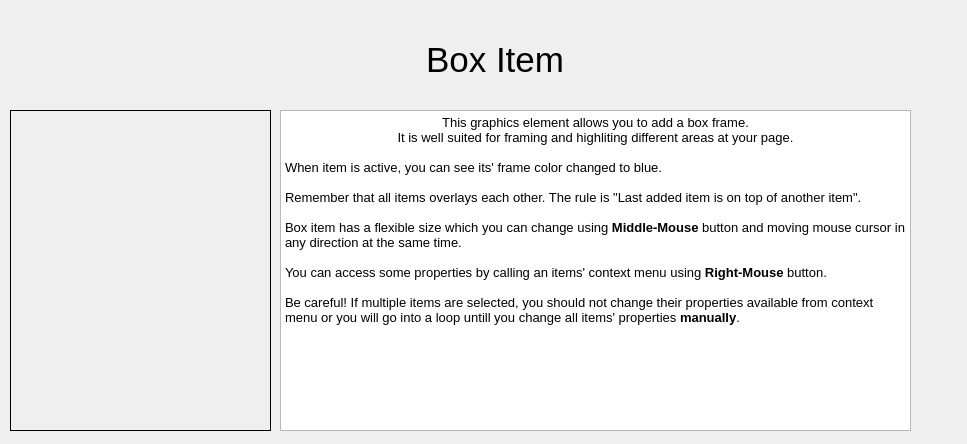
<?xml version="1.0" encoding="UTF-8"?>
<ui version="4.0">
 <class>WizardPage</class>
 <widget class="QWizardPage" name="WizardPage">
  <property name="geometry">
   <rect>
    <x>0</x>
    <y>0</y>
    <width>967</width>
    <height>444</height>
   </rect>
  </property>
  <property name="minimumSize">
   <size>
    <width>967</width>
    <height>444</height>
   </size>
  </property>
  <property name="baseSize">
   <size>
    <width>967</width>
    <height>444</height>
   </size>
  </property>
  <property name="windowTitle">
   <string>Introduction tutorial</string>
  </property>
  <property name="locale">
   <locale language="English" country="UnitedStates"/>
  </property>
  <widget class="QWidget" name="verticalLayoutWidget">
   <property name="geometry">
    <rect>
     <x>20</x>
     <y>20</y>
     <width>951</width>
     <height>80</height>
    </rect>
   </property>
   <layout class="QVBoxLayout" name="verticalLayout">
    <item alignment="Qt::AlignHCenter|Qt::AlignVCenter">
     <widget class="QLabel" name="label_17">
      <property name="font">
       <font>
        <pointsize>26</pointsize>
       </font>
      </property>
      <property name="text">
       <string>Box Item</string>
      </property>
     </widget>
    </item>
   </layout>
  </widget>
  <widget class="QWidget" name="gridLayoutWidget">
   <property name="geometry">
    <rect>
     <x>280</x>
     <y>110</y>
     <width>631</width>
     <height>321</height>
    </rect>
   </property>
   <layout class="QGridLayout" name="gridLayout">
    <item row="0" column="1">
     <widget class="QTextBrowser" name="textBrowser">
      <property name="html">
       <string>&lt;!DOCTYPE HTML PUBLIC &quot;-//W3C//DTD HTML 4.0//EN&quot; &quot;http://www.w3.org/TR/REC-html40/strict.dtd&quot;&gt;
&lt;html&gt;&lt;head&gt;&lt;meta name=&quot;qrichtext&quot; content=&quot;1&quot; /&gt;&lt;style type=&quot;text/css&quot;&gt;
p, li { white-space: pre-wrap; }
&lt;/style&gt;&lt;/head&gt;&lt;body style=&quot; font-family:'Noto Sans'; font-size:10pt; font-weight:400; font-style:normal;&quot;&gt;
&lt;p align=&quot;center&quot; style=&quot; margin-top:0px; margin-bottom:0px; margin-left:0px; margin-right:0px; -qt-block-indent:0; text-indent:0px;&quot;&gt;This graphics element allows you to add a box frame.&lt;/p&gt;
&lt;p align=&quot;center&quot; style=&quot; margin-top:0px; margin-bottom:0px; margin-left:0px; margin-right:0px; -qt-block-indent:0; text-indent:0px;&quot;&gt;It is well suited for framing and highliting different areas at your page.&lt;/p&gt;
&lt;p align=&quot;center&quot; style=&quot;-qt-paragraph-type:empty; margin-top:0px; margin-bottom:0px; margin-left:0px; margin-right:0px; -qt-block-indent:0; text-indent:0px;&quot;&gt;&lt;br /&gt;&lt;/p&gt;
&lt;p style=&quot; margin-top:0px; margin-bottom:0px; margin-left:0px; margin-right:0px; -qt-block-indent:0; text-indent:0px;&quot;&gt;When item is active, you can see its' frame color changed to blue.&lt;/p&gt;
&lt;p style=&quot;-qt-paragraph-type:empty; margin-top:0px; margin-bottom:0px; margin-left:0px; margin-right:0px; -qt-block-indent:0; text-indent:0px;&quot;&gt;&lt;br /&gt;&lt;/p&gt;
&lt;p style=&quot; margin-top:0px; margin-bottom:0px; margin-left:0px; margin-right:0px; -qt-block-indent:0; text-indent:0px;&quot;&gt;Remember that all items overlays each other. The rule is &amp;quot;Last added item is on top of another item&amp;quot;.&lt;/p&gt;
&lt;p style=&quot;-qt-paragraph-type:empty; margin-top:0px; margin-bottom:0px; margin-left:0px; margin-right:0px; -qt-block-indent:0; text-indent:0px;&quot;&gt;&lt;br /&gt;&lt;/p&gt;
&lt;p style=&quot; margin-top:0px; margin-bottom:0px; margin-left:0px; margin-right:0px; -qt-block-indent:0; text-indent:0px;&quot;&gt;Box item has a flexible size which you can change using &lt;span style=&quot; font-weight:600;&quot;&gt;Middle-Mouse&lt;/span&gt; button and moving mouse cursor in any direction at the same time.&lt;/p&gt;
&lt;p style=&quot;-qt-paragraph-type:empty; margin-top:0px; margin-bottom:0px; margin-left:0px; margin-right:0px; -qt-block-indent:0; text-indent:0px;&quot;&gt;&lt;br /&gt;&lt;/p&gt;
&lt;p style=&quot; margin-top:0px; margin-bottom:0px; margin-left:0px; margin-right:0px; -qt-block-indent:0; text-indent:0px;&quot;&gt;You can access some properties by calling an items' context menu using &lt;span style=&quot; font-weight:600;&quot;&gt;Right-Mouse &lt;/span&gt;button.&lt;/p&gt;
&lt;p style=&quot;-qt-paragraph-type:empty; margin-top:0px; margin-bottom:0px; margin-left:0px; margin-right:0px; -qt-block-indent:0; text-indent:0px;&quot;&gt;&lt;br /&gt;&lt;/p&gt;
&lt;p style=&quot; margin-top:0px; margin-bottom:0px; margin-left:0px; margin-right:0px; -qt-block-indent:0; text-indent:0px;&quot;&gt;Be careful! If multiple items are selected, you should not change their properties available from context menu or you will go into a loop untill you change all items' properties &lt;span style=&quot; font-weight:600;&quot;&gt;manually&lt;/span&gt;.&lt;/p&gt;&lt;/body&gt;&lt;/html&gt;</string>
      </property>
     </widget>
    </item>
   </layout>
  </widget>
  <widget class="QLabel" name="label">
   <property name="geometry">
    <rect>
     <x>10</x>
     <y>110</y>
     <width>261</width>
     <height>321</height>
    </rect>
   </property>
   <property name="frameShape">
    <enum>QFrame::Box</enum>
   </property>
   <property name="text">
    <string/>
   </property>
   <property name="pixmap">
    <pixmap resource="../../stylesheets/wizard_image.qrc">:/images/wizard_images/graphicsSceneBox.png</pixmap>
   </property>
   <property name="scaledContents">
    <bool>true</bool>
   </property>
  </widget>
 </widget>
 <resources>
  <include location="../../stylesheets/wizard_image.qrc"/>
 </resources>
 <connections/>
</ui>
